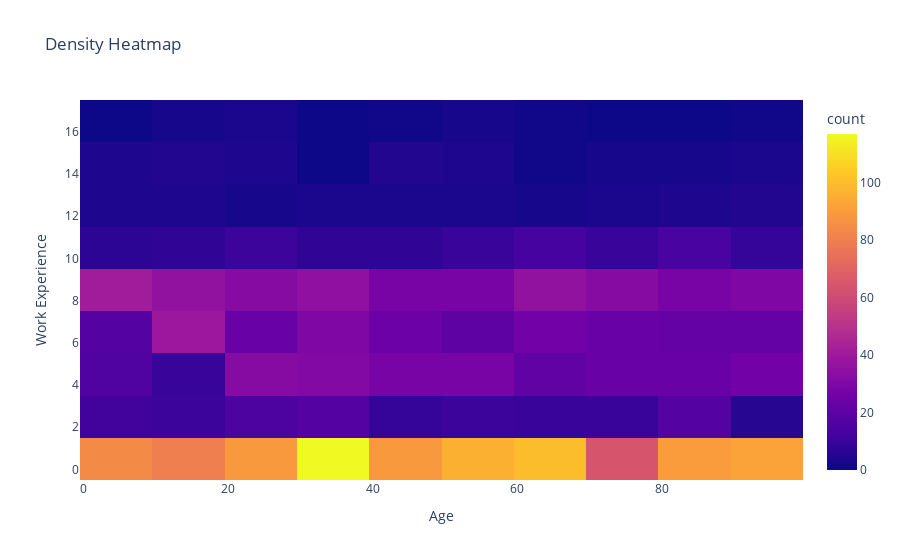

Notebook code for this chart:
### Markdown cell above
. Biểu đồ nhiệt biểu diễn cho độ tuổi theo kinh nghiệm làm việc:

### Code cell
fig2 = px.density_heatmap(df, x='Age', y='Work Experience', title='Density Heatmap')
fig2.show()

### Figure 1 — Plotly figure (JSON) as saved in the notebook; plotly's stock layout.template omitted (floating-point values rounded to 4 significant figures; data arrays with more than 128 entries replaced by an {"elided": "..."} marker saying what was removed)
{"data": [{"coloraxis": "coloraxis", "hovertemplate": "Age=%{x}<br>Work Experience=%{y}<br>count=%{z}<extra></extra>", "name": "", "type": "histogram2d", "x": {"elided": "2000 int values"}, "xaxis": "x", "xbingroup": "x", "y": {"elided": "2000 int values"}, "yaxis": "y", "ybingroup": "y"}], "layout": {"coloraxis": {"colorbar": {"title": {"text": "count"}}, "colorscale": [[0, "#0d0887"], [0.1111, "#46039f"], [0.2222, "#7201a8"], [0.3333, "#9c179e"], [0.4444, "#bd3786"], [0.5556, "#d8576b"], [0.6667, "#ed7953"], [0.7778, "#fb9f3a"], [0.8889, "#fdca26"], [1, "#f0f921"]]}, "legend": {"tracegroupgap": 0}, "title": {"text": "Density Heatmap"}, "xaxis": {"anchor": "y", "domain": [0, 1], "title": {"text": "Age"}}, "yaxis": {"anchor": "x", "domain": [0, 1], "title": {"text": "Work Experience"}}}}
